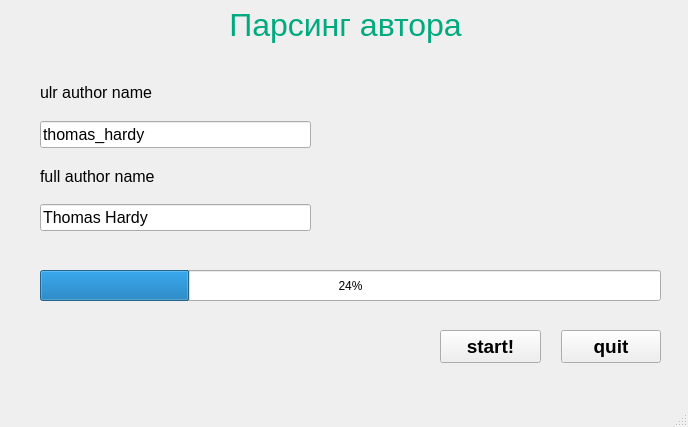
<?xml version="1.0" encoding="UTF-8"?>
<ui version="4.0">
 <class>MainWindow</class>
 <widget class="QMainWindow" name="MainWindow">
  <property name="geometry">
   <rect>
    <x>0</x>
    <y>0</y>
    <width>688</width>
    <height>427</height>
   </rect>
  </property>
  <property name="windowTitle">
   <string>Parse poet</string>
  </property>
  <widget class="QWidget" name="centralwidget">
   <widget class="QWidget" name="verticalLayoutWidget">
    <property name="geometry">
     <rect>
      <x>40</x>
      <y>70</y>
      <width>271</width>
      <height>161</height>
     </rect>
    </property>
    <property name="font">
     <font>
      <pointsize>12</pointsize>
     </font>
    </property>
    <layout class="QVBoxLayout" name="verticalLayout">
     <item>
      <widget class="QLabel" name="label_3">
       <property name="font">
        <font>
         <pointsize>12</pointsize>
        </font>
       </property>
       <property name="text">
        <string>ulr author name</string>
       </property>
      </widget>
     </item>
     <item>
      <widget class="QLineEdit" name="lineEdit_3">
       <property name="font">
        <font>
         <pointsize>12</pointsize>
        </font>
       </property>
       <property name="text">
        <string>thomas_hardy</string>
       </property>
      </widget>
     </item>
     <item>
      <widget class="QLabel" name="label_4">
       <property name="font">
        <font>
         <pointsize>12</pointsize>
        </font>
       </property>
       <property name="text">
        <string>full author name</string>
       </property>
      </widget>
     </item>
     <item>
      <widget class="QLineEdit" name="lineEdit_4">
       <property name="font">
        <font>
         <pointsize>12</pointsize>
        </font>
       </property>
       <property name="text">
        <string>Thomas Hardy</string>
       </property>
      </widget>
     </item>
    </layout>
   </widget>
   <widget class="QProgressBar" name="progressBar">
    <property name="geometry">
     <rect>
      <x>40</x>
      <y>270</y>
      <width>621</width>
      <height>31</height>
     </rect>
    </property>
    <property name="value">
     <number>24</number>
    </property>
   </widget>
   <widget class="QWidget" name="horizontalLayoutWidget">
    <property name="geometry">
     <rect>
      <x>440</x>
      <y>330</y>
      <width>221</width>
      <height>33</height>
     </rect>
    </property>
    <layout class="QHBoxLayout" name="horizontalLayout">
     <property name="spacing">
      <number>20</number>
     </property>
     <item>
      <widget class="QPushButton" name="pushButton">
       <property name="sizePolicy">
        <sizepolicy hsizetype="Minimum" vsizetype="Minimum">
         <horstretch>0</horstretch>
         <verstretch>0</verstretch>
        </sizepolicy>
       </property>
       <property name="font">
        <font>
         <pointsize>14</pointsize>
         <weight>75</weight>
         <bold>true</bold>
        </font>
       </property>
       <property name="text">
        <string>start!</string>
       </property>
      </widget>
     </item>
     <item>
      <widget class="QPushButton" name="pushButton_2">
       <property name="sizePolicy">
        <sizepolicy hsizetype="Minimum" vsizetype="Minimum">
         <horstretch>0</horstretch>
         <verstretch>0</verstretch>
        </sizepolicy>
       </property>
       <property name="font">
        <font>
         <pointsize>14</pointsize>
         <weight>75</weight>
         <bold>true</bold>
        </font>
       </property>
       <property name="text">
        <string>quit</string>
       </property>
      </widget>
     </item>
    </layout>
   </widget>
   <widget class="QLabel" name="label_5">
    <property name="geometry">
     <rect>
      <x>90</x>
      <y>0</y>
      <width>511</width>
      <height>51</height>
     </rect>
    </property>
    <property name="text">
     <string>&lt;html&gt;&lt;head/&gt;&lt;body&gt;&lt;p align=&quot;center&quot;&gt;&lt;span style=&quot; font-size:24pt; color:#00aa7f;&quot;&gt;Парсинг автора&lt;/span&gt;&lt;/p&gt;&lt;/body&gt;&lt;/html&gt;</string>
    </property>
   </widget>
  </widget>
  <widget class="QMenuBar" name="menubar">
   <property name="geometry">
    <rect>
     <x>0</x>
     <y>0</y>
     <width>688</width>
     <height>27</height>
    </rect>
   </property>
  </widget>
  <widget class="QStatusBar" name="statusbar"/>
 </widget>
 <resources/>
 <connections>
  <connection>
   <sender>pushButton_2</sender>
   <signal>clicked()</signal>
   <receiver>MainWindow</receiver>
   <slot>close()</slot>
   <hints>
    <hint type="sourcelabel">
     <x>620</x>
     <y>432</y>
    </hint>
    <hint type="destinationlabel">
     <x>355</x>
     <y>237</y>
    </hint>
   </hints>
  </connection>
 </connections>
</ui>
